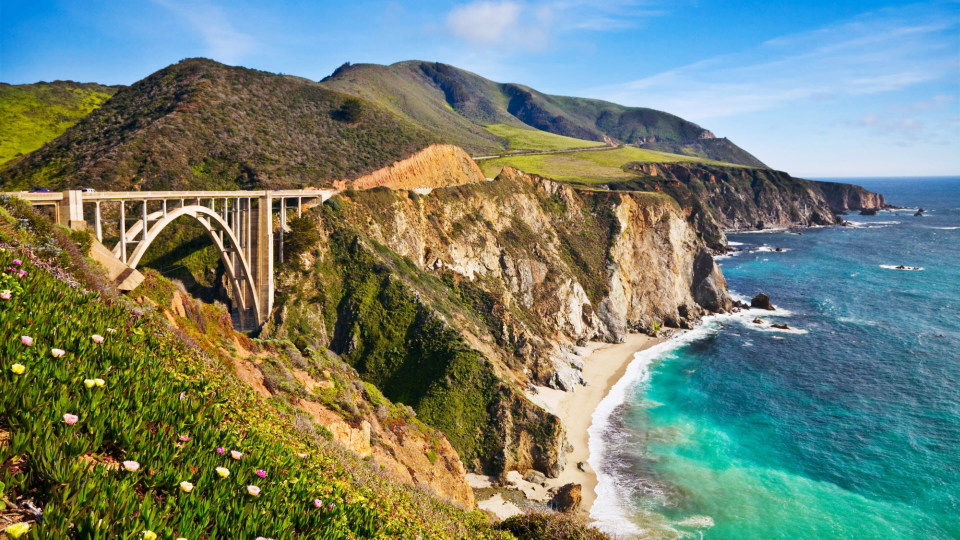
#> input picture src/data/original.jpg, 1920 x 1080 px (shown at 1/2 size)
$ python -i apply_watermark.py   (imports and definitions only)
#> lines starting #> are read from the running program, lines starting #| are printed output that depends on the picture
from enum import Enum
from typing import BinaryIO
from PIL import Image
import numpy as np
import io
import logging
import time

from encoder.watermark_encoder import WatermarkEncoder, WatermarkDecoder

# set logging level to info
# [1 line not run here, left out]


class Filetype(Enum):
  JPEG = "jpeg"
  PNG = "png"
  GIF = "gif"
  UNKNOWN = "unknown"


def apply_watermark(
  img_buffer: bytes,
  file_type: Filetype = Filetype.PNG,
  jpeg_quality: int = 75,
  watermark: str = "SDV2",
  resize_for_social_media: bool = False,
):
  """
  jpeg_quality: 0-100, will be applied only if file_type is JPEG, otherwise ignored. Determines the
    quality of the encoded image that is sent back.
  """
  if jpeg_quality < 0 or jpeg_quality > 100:
    raise ValueError("jpeg_quality must be between 0 and 100")

  # Convert image bytes to numpy array
  img = _bytes_to_nparray(img_buffer, resize_for_social_media)

  # Encode watermark into image
  wm_encoder = WatermarkEncoder(watermark.encode('utf-8', 'replace'))

  encoded_img = wm_encoder.max_dwt_encode(img)
  # Convert numpy array to image bytes
  encoded_img = Image.fromarray(encoded_img.astype(np.uint8), 'RGB')

  encoded_img_bytes_png = io.BytesIO()
  encoded_img_bytes_jpg = io.BytesIO()

  encoded_img.save(encoded_img_bytes_jpg, format=Filetype.JPEG.value,
                   quality=jpeg_quality, subsampling=0)
  encoded_img.save(encoded_img_bytes_png, format=Filetype.PNG.value)

  return encoded_img_bytes_jpg, encoded_img_bytes_png


# [62 lines left out: functions decode_watermark, _crop_if_necessary, _resize_for_social_media, not called in this run]


def _bytes_to_nparray(bytes: bytes, resize_for_social_media: bool = False) -> np.array:
  start_time = time.time()
  # Convert image bytes to PIL image object
  img = Image.open(io.BytesIO(bytes))

  width, height = img.size
  # logging.info(
  #   f"image size: {width} x {height} = {(width * height):,} pixels")
  pixels = width * height

  if resize_for_social_media:
    img = _resize_for_social_media(img)

  if pixels > 4096 * 4096:
    raise ValueError("Image is too large. Max size is 4096 x 4096 pixels.")
  if pixels < 256 * 256:
    raise ValueError("Image is too small. Should be larger than 256x256 ")

  # preprocess_time = time.time()
  # logging.info(
  #   f"time to handle pre-processing: {preprocess_time - start_time}")

  # logging.info(f"image mode: {img.mode}")
  if img.mode != 'RGB':
    img = img.convert('RGB')

  # convert_time = time.time()
  # logging.info(f"time to convert to RGB:  {convert_time - preprocess_time}")

  # Convert PIL image object to numpy array
  return np.asarray(img)

>>> import cv2
>>> picture = cv2.imread('../data/original.jpg', cv2.IMREAD_GRAYSCALE)
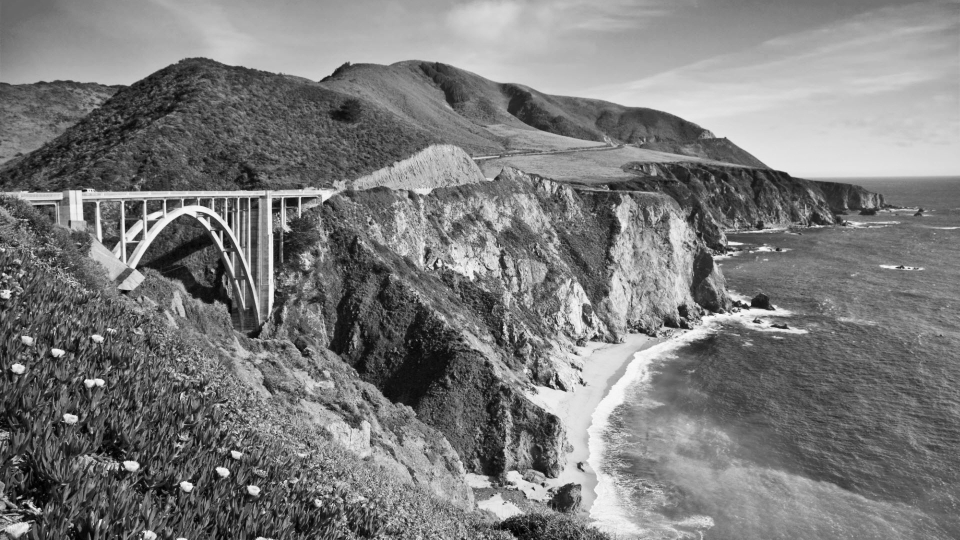
#> picture: shape (1080, 1920) (shown at 1/2 size); min 0, max 255, mean 123.6
>>> result = apply_watermark(picture)
#> (the run stopped early here; a loop or call above may not have finished)

$ run again, on src/data/peppers.png
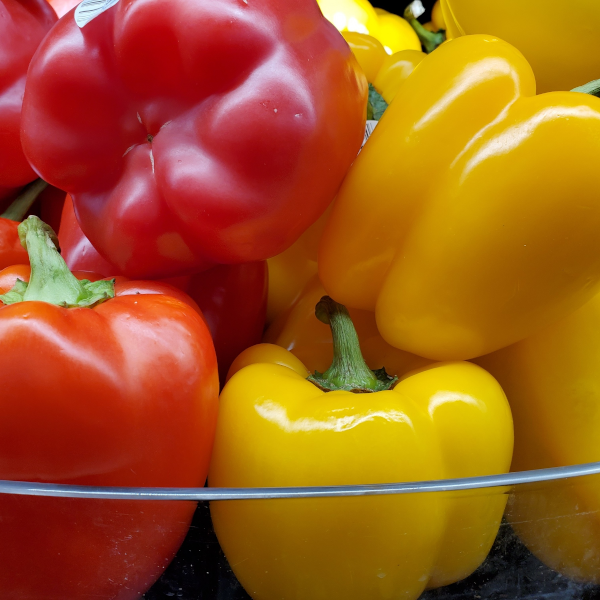
#> input picture src/data/peppers.png, 600 x 600 px
#> `picture = cv2.imread('../data/original.jpg', cv2.IMREAD_GRAYSCALE)`:
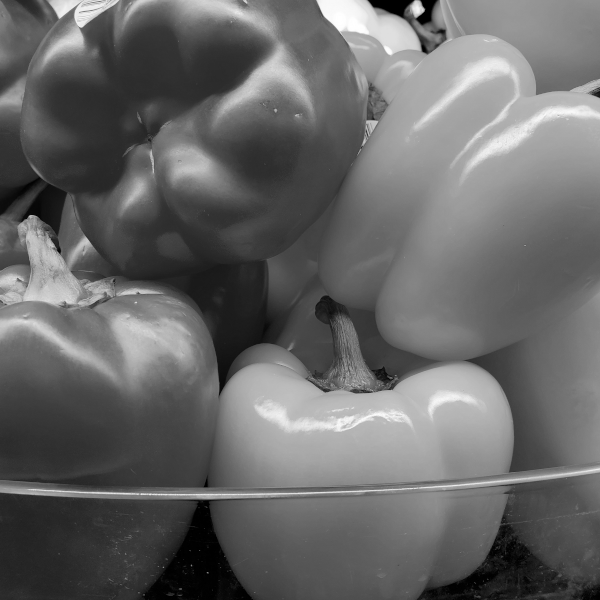
#> picture: shape (600, 600); min 0, max 255, mean 103.2
